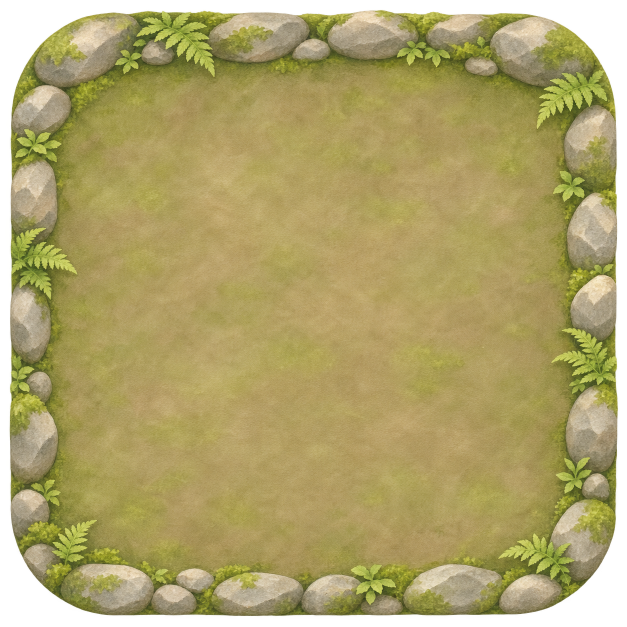
#> input picture games/evergrove/art/generated/board-bed.png, 1254 x 1254 px (shown at 1/2 size); its folder holds 4 pictures in this run
$ python evergrove_art_pipeline.py
#> lines starting #> are read from the running program, lines starting #| are printed output that depends on the picture; after the words box and inside, x2 and y2 are one past the last pixel; in counts of white or black regions, pixels touching at a corner belong together
#> in master, returned value is the input picture: PIL image 1254x1254 RGBA; mean R, G, B, A 152.5, 140.5, 82.6, 227.6
#!/usr/bin/env python3
"""Turn Mosselora's generated art masters into runtime sprites.

Masters (Codex built-in image_gen output) live in games/evergrove/art/generated.
This script slices sprite sheets, trims transparent margins, removes a flat
paper background when a master came back opaque, downsizes to phone-appropriate
resolutions and writes Unity sprite import settings, so the Unity project
imports them as uncropped, non-mipmapped UI sprites.

Usage: python3 tools/evergrove_art_pipeline.py
"""
from __future__ import annotations

import hashlib
from pathlib import Path

from PIL import Image, ImageChops, ImageFilter

ROOT = Path(__file__).resolve().parents[1]
GAME = ROOT / "games" / "evergrove"
MASTERS = GAME / "art" / "generated"
OUT = GAME / "Assets" / "Resources" / "Evergrove" / "Art"

META = """fileFormatVersion: 2
guid: {guid}
TextureImporter:
  internalIDToNameTable: []
  externalObjects: {{}}
  serializedVersion: 13
  mipmaps:
    mipMapMode: 0
    enableMipMap: 0
    sRGBTexture: 1
    linearTexture: 0
    fadeOut: 0
    borderMipMap: 0
    mipMapsPreserveCoverage: 0
    alphaTestReferenceValue: 0.5
    mipMapFadeDistanceStart: 1
    mipMapFadeDistanceEnd: 3
  bumpmap:
    convertToNormalMap: 0
    externalNormalMap: 0
    heightScale: 0.25
    normalMapFilter: 0
    flipGreenChannel: 0
  isReadable: 0
  streamingMipmaps: 0
  streamingMipmapsPriority: 0
  vTOnly: 0
  ignoreMipmapLimit: 0
  grayScaleToAlpha: 0
  generateCubemap: 6
  cubemapConvolution: 0
  seamlessCubemap: 0
  textureFormat: 1
  maxTextureSize: 2048
  textureSettings:
    serializedVersion: 2
    filterMode: 1
    aniso: 1
    mipBias: 0
    wrapU: 1
    wrapV: 1
    wrapW: 1
  nPOTScale: 0
  lightmap: 0
  compressionQuality: 50
  spriteMode: 1
  spriteExtrude: 1
  spriteMeshType: 0
  alignment: 0
  spritePivot: {{x: 0.5, y: 0.5}}
  spritePixelsToUnits: 100
  spriteBorder: {{x: 0, y: 0, z: 0, w: 0}}
  spriteGenerateFallbackPhysicsShape: 0
  alphaUsage: 1
  alphaIsTransparency: 1
  spriteTessellationDetail: -1
  textureType: 8
  textureShape: 1
  singleChannelComponent: 0
  flipbookRows: 1
  flipbookColumns: 1
  maxTextureSizeSet: 0
  compressionQualitySet: 0
  textureFormatSet: 0
  ignorePngGamma: 0
  applyGammaDecoding: 0
  swizzle: 50462976
  cookieLightType: 0
  platformSettings:
  - serializedVersion: 4
    buildTarget: DefaultTexturePlatform
    maxTextureSize: 2048
    resizeAlgorithm: 0
    textureFormat: -1
    textureCompression: 1
    compressionQuality: 50
    crunchedCompression: 0
    allowsAlphaSplitting: 0
    overridden: 0
    ignorePlatformSupport: 0
    androidETC2FallbackOverride: 0
    forceMaximumCompressionQuality_BC6H_BC7: 0
  spriteSheet:
    serializedVersion: 2
    sprites: []
    outline: []
    customData:
    physicsShape: []
    bones: []
    spriteID: 5e97eb03825dee720800000000000000
    internalID: 0
    vertices: []
    indices:
    edges: []
    weights: []
    secondaryTextures: []
    spriteCustomDataEntries: []
    nameFileIdTable: {{}}
  mipmapLimitGroupName:
  pSDRemoveMatte: 0
  userData:
  assetBundleName:
  assetBundleVariant:
"""


def guid_for(name: str) -> str:
    return hashlib.md5(("mosselora-art/" + name).encode()).hexdigest()


def knock_out_paper(image: Image.Image, tolerance: int = 26) -> Image.Image:
    """Opaque master: make the flat corner-sampled background transparent, softly."""
    rgba = image.convert("RGBA")
    if rgba.getextrema()[3][0] < 250:
        return rgba  # already has real transparency
    w, h = rgba.size
    corners = [rgba.getpixel(p)[:3] for p in ((2, 2), (w - 3, 2), (2, h - 3), (w - 3, h - 3))]
    bg = tuple(sum(c[i] for c in corners) // 4 for i in range(3))
    pixels = rgba.load()
    for y in range(h):
        for x in range(w):
            r, g, b, a = pixels[x, y]
            d = max(abs(r - bg[0]), abs(g - bg[1]), abs(b - bg[2]))
            if d <= tolerance:
                pixels[x, y] = (r, g, b, 0)
            elif d <= tolerance * 2:
                pixels[x, y] = (r, g, b, int(255 * (d - tolerance) / tolerance))
    alpha = rgba.getchannel("A").filter(ImageFilter.GaussianBlur(0.6))
    rgba.putalpha(alpha)
    return rgba


def clear_veil(image: Image.Image, below: int = 120) -> Image.Image:
    """Clear a pale, half-transparent backdrop (I211).

    One catalogue sheet (builds-d) came back with a cream background at 15-40%
    opacity instead of none, so its 25 buildings stood in pale boxes on the map.
    Light pixels under the opacity floor are the veil; the painting itself is
    opaque, and dark antialiased edges are kept.
    """
    rgba = image.convert("RGBA")
    pixels = rgba.load()
    w, h = rgba.size
    for y in range(h):
        for x in range(w):
            r, g, b, a = pixels[x, y]
            if a < below and min(r, g, b) > 150:
                pixels[x, y] = (r, g, b, 0)
    return rgba


# [36 lines left out: function knock_out_border, not called in this run]


def trim(image: Image.Image, pad: int = 8) -> Image.Image:
    alpha = image.getchannel("A").point(lambda v: 255 if v > 12 else 0)
    box = alpha.getbbox()
    if not box:
        return image
    l, t, r, b = box
    return image.crop((max(0, l - pad), max(0, t - pad),
                       min(image.width, r + pad), min(image.height, b + pad)))


def fit(image: Image.Image, max_w: int, max_h: int) -> Image.Image:
#> called with max_w = 768, max_h = 768
    scale = min(1.0, max_w / image.width, max_h / image.height)
#> scale = 0.612
    if scale >= 1.0:
        return image
    return image.resize((round(image.width * scale), round(image.height * scale)), Image.LANCZOS)
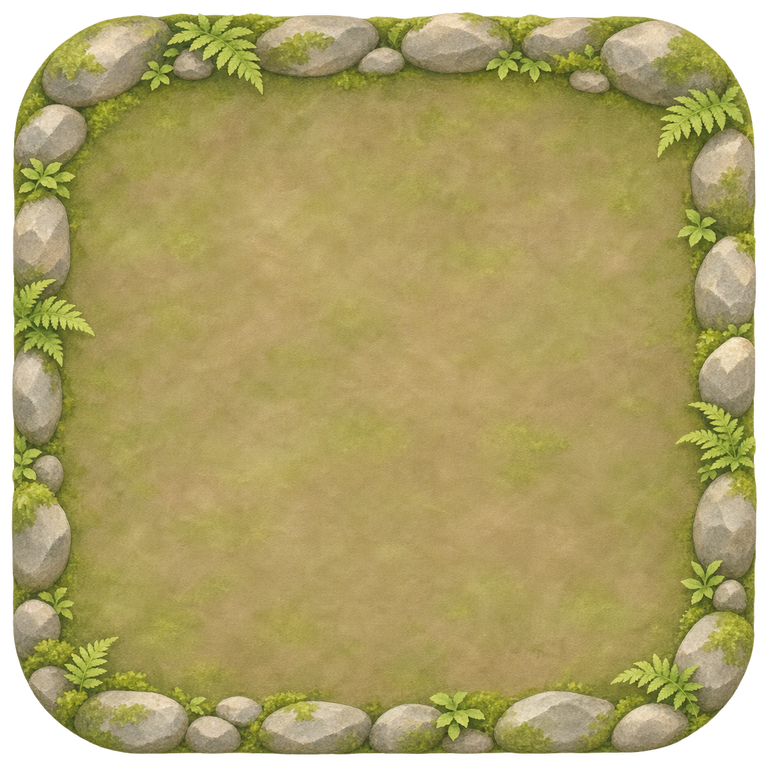
#> returned value: PIL image 768x768 RGBA; mean R, G, B, A 152, 139.8, 82.1, 227.6; transparent parts drawn white


# [22 lines left out: functions fade_top, hollow, not called in this run]


def save(image: Image.Image, name: str, border: int = 0) -> None:
#> called with name = 'board-bed', border = 0
    OUT.mkdir(parents=True, exist_ok=True)
    target = OUT / (name + ".png")
    image.save(target, optimize=True)
    meta = OUT / (name + ".png.meta")
    text = META.format(guid=guid_for(name))
    if border:
        text = text.replace("spriteBorder: {x: 0, y: 0, z: 0, w: 0}",
                            f"spriteBorder: {{x: {border}, y: {border}, z: {border}, w: {border}}}")
    meta.write_text(text)
    print(f"{target.relative_to(ROOT)}  {image.width}x{image.height}  {image.mode}")
#| games/evergrove/Assets/Resources/Evergrove/Art/board-bed.png  768x768  RGBA


UI_ICONS = ("ui-undo", "ui-hint", "ui-restart", "ui-language",
            "ui-text-size", "ui-board-size", "ui-chime-on", "ui-chime-off",
            "ui-journal", "ui-continue", "ui-change", "ui-copy-file",
            "ui-restore-file", "ui-new-garden", "ui-confirm", "ui-cancel")


FOOD_ICONS = ("food-pear", "food-basket", "food-jam", "food-apple")
LETTER_ICONS = ("letter-sealed", "letter-open", "letterbox", "letter-pen")


SUPERSEDED = {"ui-board-size", "ui-chime-on", "ui-chime-off", "ui-change"}


def grid(sheet: Image.Image, columns: int, rows: int) -> list[Image.Image]:
    w, h = sheet.size
    cw, ch = w // columns, h // rows
    return [sheet.crop((c * cw, r * ch, (c + 1) * cw, (r + 1) * ch))
            for r in range(rows) for c in range(columns)]


# [112 lines left out: functions white_glyph, paper_tile, page_grain, quadrants, season_maps, spring_grade, not called in this run]


def main() -> None:
    def master(name: str) -> Image.Image | None:
        path = MASTERS / (name + ".png")
        if not path.exists():
            print("missing master:", path.relative_to(ROOT))
            return None
        return Image.open(path)

    for name in ("banner-stream-flowing", "banner-stream-dry", "banner-autumn-flowing",
                 "banner-autumn-dry", "banner-winter-flowing", "banner-winter-dry"):
        image = master(name)
        if image:
            save(fade_top(fit(image.convert("RGBA"), 1536, 1024)), name)

    hero = master("hero-village")
    if hero:
        save(fit(hero.convert("RGBA"), 900, 1350), "hero-village")

    # iOS launch image: parchment, vine corners, wordmark (copied into the
    # exported Xcode project by Assets/Editor/MosseloraLaunchScreen.cs).
    mark = master("wordmark")
    vine = master("vine-corner")
    brand_logo = GAME / "brand" / "mosselora-logo.png"
    if (mark or brand_logo.exists()) and vine:
        sheet = Image.new("RGBA", (1242, 2208), (249, 242, 227, 255))
        # The repo's brand logo, as in game and on the site (I102).
        word = (fit(trim(knock_out_border(Image.open(brand_logo)), 4), 980, 420)
                if brand_logo.exists() else fit(trim(knock_out_paper(mark), 4), 760, 300))
        sheet.alpha_composite(word, ((1242 - word.width) // 2, 1104 - word.height // 2))
        corner = fit(knock_out_paper(vine), 420, 420)
        sheet.alpha_composite(corner, (0, 0))
        sheet.alpha_composite(corner.transpose(Image.FLIP_LEFT_RIGHT), (1242 - corner.width, 0))
        out = GAME / "brand" / "launch-portrait.png"
        sheet.convert("RGB").save(out, optimize=True)
        print(out.relative_to(ROOT))

    for kind in ("tree", "bridge", "flowers"):
        vignette = master("vignette-" + kind)
        if vignette:
            save(fit(vignette.convert("RGBA"), 720, 480), "vignette-" + kind)

    bed = master("board-bed")
    if bed:
        save(fit(knock_out_paper(bed), 768, 768), "board-bed")

    festival = master("ending-festival")
    if festival:
        save(fit(festival.convert("RGBA"), 900, 1350), "ending-festival")

    vine = master("vine-corner")
    if vine:
        # Keep the corner anchored: crop only right/bottom emptiness.
        rgba = knock_out_paper(vine)
        box = rgba.getchannel("A").point(lambda v: 255 if v > 12 else 0).getbbox()
        if box:
            rgba = rgba.crop((0, 0, min(rgba.width, box[2] + 8), min(rgba.height, box[3] + 8)))
        save(fit(rgba, 512, 512), "vine-corner")

    # The in-game wordmark is the repo's brand logo (games/evergrove/brand/
    # mosselora-logo.png), the same art as the app icon and the web site.
    brand_logo = GAME / "brand" / "mosselora-logo.png"
    if brand_logo.exists():
        save(fit(trim(knock_out_border(Image.open(brand_logo)), 4), 1024, 400), "wordmark")
    else:
        mark = master("wordmark")
        if mark:
            save(fit(trim(knock_out_paper(mark), 4), 1024, 256), "wordmark")

    icons = master("icons-choices")
    if icons:
        names = ("icon-shade-tree", "icon-bridge", "icon-wildflowers", "icon-foundation")
        for name, part in zip(names, quadrants(knock_out_paper(icons))):
            save(fit(trim(part), 384, 384), name)

    small = master("icons-small")
    if small:
        names = ("glyph-sprout", "glyph-droplet", "glyph-sprig", "glyph-waves")
        for name, part in zip(names, quadrants(knock_out_paper(small))):
            limit = (384, 128) if name == "glyph-sprig" else (160, 160)
            glyph = fit(trim(part, 4), *limit)
            save(glyph, name)
            if name == "glyph-droplet":
                save(hollow(glyph), "glyph-droplet-empty")  # I146: an empty drop looks empty

    # I228: food the player picks from their trees and shares (prompts/food.txt).
    food = master("icons-food")
    if food:
        for name, part in zip(FOOD_ICONS, quadrants(food.convert("RGBA"))):
            save(fit(trim(part, 4), 192, 192), name)

    # I233: letters between family (prompts/letters.txt).
    letters = master("icons-letters")
    if letters:
        for name, part in zip(LETTER_ICONS, quadrants(letters.convert("RGBA"))):
            save(fit(trim(part, 4), 192, 192), name)

    ui = master("icons-ui")
    if ui:
        for name, cell in zip(UI_ICONS, grid(ui, 4, 4)):
            if name in SUPERSEDED:
                continue  # replaced by clearer glyphs from icons-ui-2.png
            save(white_glyph(cell), name)

    ui2 = master("icons-ui-2")
    if ui2:
        for name, cell in zip(("ui-exchange", "ui-sound-on", "ui-sound-off", "ui-zoom-board"),
                              grid(ui2, 2, 2)):
            save(white_glyph(cell), name)

    ui3 = master("icons-ui-3")
    if ui3:
        for name, cell in zip(("ui-menu", "ui-settings", "ui-neighbors", "ui-home"), grid(ui3, 2, 2)):
            save(white_glyph(cell), name)

    ui4 = master("icons-ui-4")
    if ui4:
        for name, cell in zip(("ui-motion-on", "ui-motion-off", "ui-path", "ui-chat"), grid(ui4, 2, 2)):
            save(white_glyph(cell), name)

    ui5 = master("icons-ui-5")
    if ui5:
        for name, cell in zip(("ui-tap", "ui-turn", "ui-rooted", "ui-sun"), grid(ui5, 2, 2)):
            save(white_glyph(cell), name)

    ui6 = master("icons-ui-6")
    if ui6:
        # Four candidates for "choose again"; a cold-read picks one for IconChange (I84).
        for name, cell in zip(("ui-choose-sprout", "ui-choose-pencil", "ui-choose-cards", "ui-choose-seed"),
                              grid(ui6, 2, 2)):
            save(white_glyph(cell), name)

    stones = master("stones")
    if stones:
        # Painted stepping stones for the stream path (I119): ahead in each season,
        # walked (wet), and "you are here" with a sprout. Not yet wired into the UI.
        for name, cell in zip(("stone-summer", "stone-autumn", "stone-winter", "stone-wet", "stone-here"),
                              grid(stones.convert("RGBA"), 5, 1)):
            save(fit(trim(cell, 4), 96, 96), name)

    plaques = master("button-plaques")
    if plaques:
        for name, cell in zip(("plaque-forest", "plaque-teal", "plaque-parchment"),
                              grid(plaques.convert("RGBA"), 3, 1)):
            part = fit(trim(cell, 2), 300, 150)
            save(part, name, border=int(part.height * 0.45))

    # The garden catalogue (I172/I173): 8 Codex sheets of 25 painted items each,
    # sliced in grid order into tree-NN, flower-NN and build-NN.
    for prefix, sheets in (("tree", ("trees-a", "trees-b")),
                           ("flower", ("flowers-a", "flowers-b")),
                           ("build", ("builds-a", "builds-b", "builds-c", "builds-d"))):
        index = 0
        for sheet_name in sheets:
            sheet = master("catalog-" + sheet_name)
            if not sheet:
                index += 25
                continue
            for cell in grid(clear_veil(sheet), 5, 5):
                save(fit(trim(cell, 4), 192, 192), f"{prefix}-{index:02d}")
                index += 1

    # The garden catalogue (I173): 8 Codex sheets of 25 painted items, 5x5,
    # in GardenCatalog order -> tree-00..49, flower-00..49, build-00..99.
    for sheet, prefix, start in (("catalog-trees-a", "tree", 0), ("catalog-trees-b", "tree", 25),
                                 ("catalog-flowers-a", "flower", 0), ("catalog-flowers-b", "flower", 25),
                                 ("catalog-builds-a", "build", 0), ("catalog-builds-b", "build", 25),
                                 ("catalog-builds-c", "build", 50), ("catalog-builds-d", "build", 75)):
        art = master(sheet)
#| missing master: games/evergrove/art/generated/catalog-trees-a.png
        if not art:
            continue
        for offset, cell in enumerate(grid(clear_veil(art), 5, 5)):
            save(fit(trim(cell, 4), 192, 192), f"{prefix}-{start + offset:02d}")

    garden = master("garden-map")
    if garden:
        # The open garden map (E3, I176): the painting itself, and a 10x15 mask
        # read from it. Mostly-teal cells are the creek; tan cells in the right
        # columns are the footpath; the top-right corner is the cottage.
        plot = garden.convert("RGB")
        save(plot.convert("RGBA"), "garden-map")
        season_maps(plot)
        width, height = plot.size
        columns, rows = 10, 15
        pixels = plot.load()
        lines = []
        for row in range(rows):
            line = ""
            for column in range(columns):
                x0, x1 = int(column * width / columns), int((column + 1) * width / columns)
                y0, y1 = int(row * height / rows), int((row + 1) * height / rows)
                total = water = tan = 0
                for y in range(y0, y1, 3):
                    for x in range(x0, x1, 3):
                        red, green, blue = pixels[x, y]
                        total += 1
                        if blue > 130 and blue > red + 20:
                            water += 1
                        if red > 185 and 80 < blue < 160 and green < red:
                            tan += 1
                if water / total > 0.10:
                    line += "~"
                elif (row <= 1 and column >= 7) or (tan / total > 0.06 and column >= 8):
                    line += "#"
                else:
                    line += "."
            lines.append(line)
        mask_path = OUT.parent / "garden-map-mask.txt"
        mask_path.write_text("\n".join(lines) + "\n")
        meta = mask_path.with_suffix(".txt.meta")
        if not meta.exists():
            meta.write_text("fileFormatVersion: 2\nguid: " + guid_for("garden-map-mask") +
                            "\nTextScriptImporter:\n  externalObjects: {}\n  userData: \n"
                            "  assetBundleName: \n  assetBundleVariant: \n")
        print(mask_path.relative_to(ROOT), "\n" + "\n".join(lines))

    sign = master("stream-sign")
    if sign:
        # A painted plank for the stream's name (I162): faint speckles cleared,
        # trimmed, and 9-sliced so only the plain middle stretches.
        plank = sign.convert("RGBA")
        plank.putalpha(plank.getchannel("A").point(lambda value: 0 if value < 60 else value))
        part = fit(trim(plank, 2), 480, 160)
        save(part, "stream-sign", border=int(part.height * 0.5))

    medallions = master("medallions")
    if medallions:
        # Round tokens for the board's Undo and Hint (I129).
        for name, cell in zip(("medallion-forest", "medallion-teal", "medallion-parchment"),
                              grid(medallions.convert("RGBA"), 3, 1)):
            save(fit(trim(cell, 2), 192, 192), name)

    butterfly = master("butterfly")
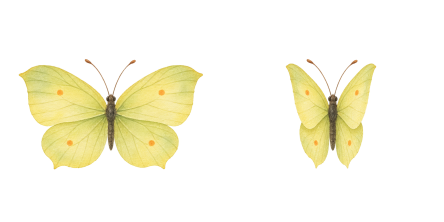
#> butterfly: PIL image 1774x887 RGBA (shown at 1/4 size); mean R, G, B, A 45.9, 43.3, 23.4, 46.7; transparent parts drawn white
    if butterfly:
        for name, cell in zip(("butterfly-open", "butterfly-closed"),
                              grid(knock_out_paper(butterfly), 2, 1)):
            save(fit(trim(cell, 4), 160, 160), name)
#> this loop made 2 passes
#> (l in trim, t in trim, r in trim, b in trim, scale in fit) on passes 1 to 2: (74, 236, 813, 678, 0.214), (255, 236, 618, 675, 0.358)
#> (printed output is left out)
#> pass 1, in trim (call 101), `alpha = image.getchannel("A").point(lambda v: 255 if v > 12 else 0)`:
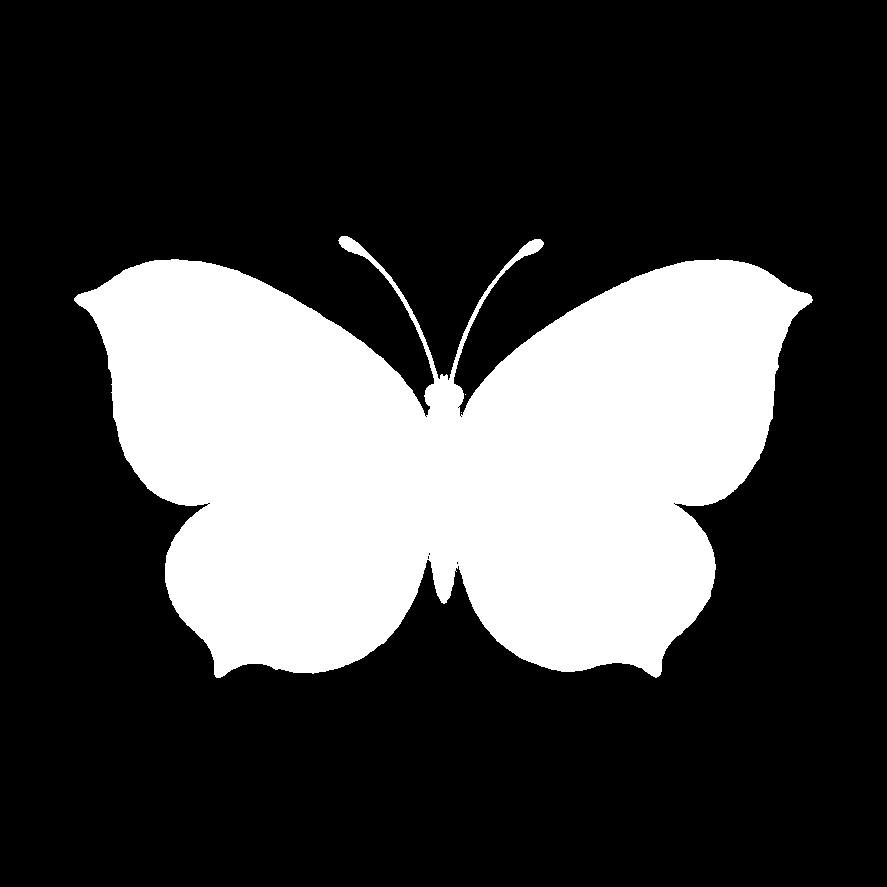
#> alpha: PIL image 887x887 L; 26.5% white; 3 white regions (2 under 20 px), largest, box (x1, y1, x2, y2) and area: (74, 236, 813, 678) 208805
#> pass 1, in save (call 102), `image.save(target, optimize=True)`:
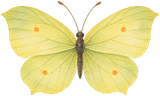
#> saved as butterfly-open.png: PIL image 160x96 RGBA; mean R, G, B, A 152.6, 143.8, 79.6, 154.7; transparent parts drawn white
#> pass 2, in trim (call 102), `alpha = image.getchannel("A").point(lambda v: 255 if v > 12 else 0)`:
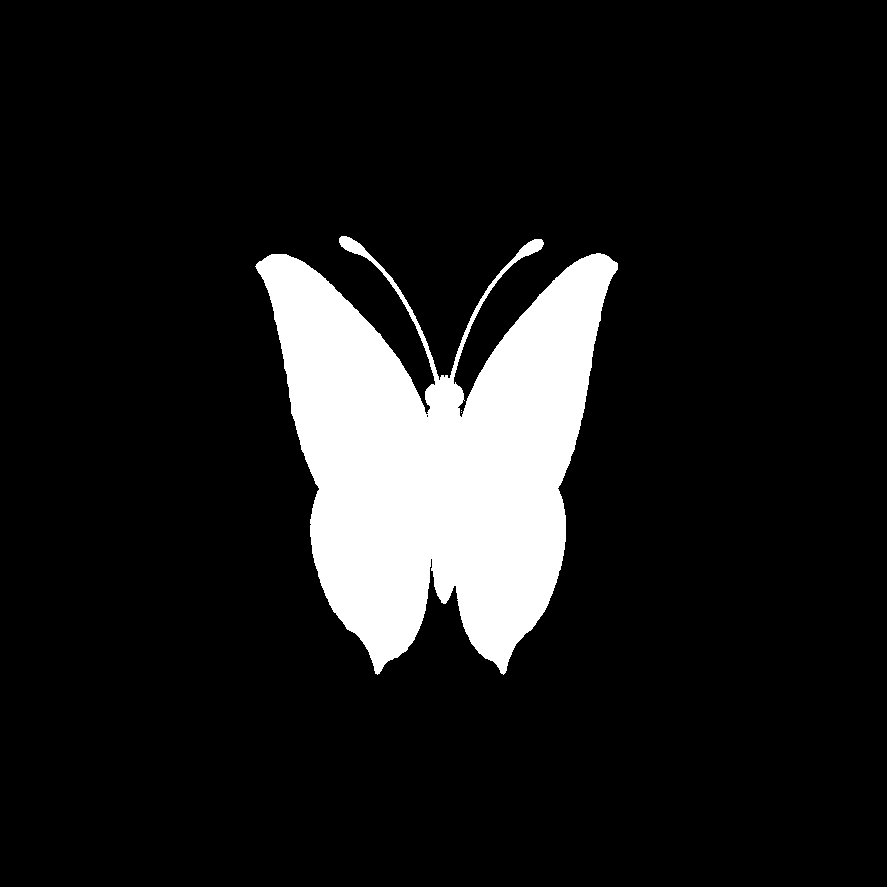
#> alpha: PIL image 887x887 L; 11.1% white; 3 white regions (2 under 20 px), largest, box (x1, y1, x2, y2) and area: (255, 236, 618, 675) 87601
#> pass 2, in save (call 103), `image.save(target, optimize=True)`:
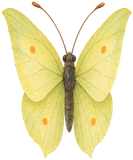
#> saved as butterfly-closed.png: PIL image 133x160 RGBA; mean R, G, B, A 129.1, 120.5, 65.6, 130.1; transparent parts drawn white

    paper = master("paper-grain")
    if paper:
        save(paper_tile(paper), "tile-paper", border=26)
        save(page_grain(paper), "page-grain")
        grain_meta = OUT / "page-grain.png.meta"  # tiled Image needs a full-rect mesh
        grain_meta.write_text(grain_meta.read_text().replace("spriteMeshType: 0", "spriteMeshType: 1"))

    neighbors = master("neighbors")
    if neighbors:
        for name, cell in zip(("portrait-mira", "portrait-orin", "portrait-fen"),
                              grid(neighbors.convert("RGBA"), 3, 1)):
            save(fit(trim(knock_out_paper(cell), 2), 256, 256), name)


if __name__ == "__main__":
    main()
